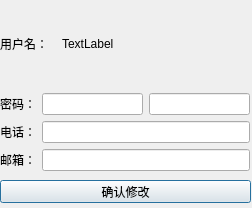
<?xml version="1.0" encoding="UTF-8"?>
<ui version="4.0">
 <class>Changeuserinfor</class>
 <widget class="QDialog" name="Changeuserinfor">
  <property name="geometry">
   <rect>
    <x>0</x>
    <y>0</y>
    <width>252</width>
    <height>208</height>
   </rect>
  </property>
  <property name="windowTitle">
   <string>修改用户信息</string>
  </property>
  <widget class="QPushButton" name="pushButton">
   <property name="geometry">
    <rect>
     <x>0</x>
     <y>180</y>
     <width>251</width>
     <height>23</height>
    </rect>
   </property>
   <property name="text">
    <string>确认修改</string>
   </property>
  </widget>
  <widget class="QWidget" name="layoutWidget">
   <property name="geometry">
    <rect>
     <x>0</x>
     <y>0</y>
     <width>250</width>
     <height>171</height>
    </rect>
   </property>
   <layout class="QVBoxLayout" name="verticalLayout">
    <item>
     <layout class="QHBoxLayout" name="horizontalLayout">
      <property name="spacing">
       <number>0</number>
      </property>
      <property name="leftMargin">
       <number>0</number>
      </property>
      <property name="topMargin">
       <number>0</number>
      </property>
      <property name="rightMargin">
       <number>127</number>
      </property>
      <property name="bottomMargin">
       <number>0</number>
      </property>
      <item>
       <widget class="QLabel" name="label">
        <property name="text">
         <string>用户名：</string>
        </property>
       </widget>
      </item>
      <item>
       <widget class="QLabel" name="username">
        <property name="text">
         <string>TextLabel</string>
        </property>
       </widget>
      </item>
     </layout>
    </item>
    <item>
     <layout class="QHBoxLayout" name="horizontalLayout_2">
      <item>
       <widget class="QLabel" name="label_2">
        <property name="text">
         <string>密码：</string>
        </property>
       </widget>
      </item>
      <item>
       <widget class="QLineEdit" name="password"/>
      </item>
      <item>
       <widget class="QLineEdit" name="pass"/>
      </item>
     </layout>
    </item>
    <item>
     <layout class="QHBoxLayout" name="horizontalLayout_3">
      <item>
       <widget class="QLabel" name="label_3">
        <property name="text">
         <string>电话：</string>
        </property>
       </widget>
      </item>
      <item>
       <widget class="QLineEdit" name="Phone"/>
      </item>
     </layout>
    </item>
    <item>
     <layout class="QHBoxLayout" name="horizontalLayout_4">
      <item>
       <widget class="QLabel" name="label_4">
        <property name="text">
         <string>邮箱：</string>
        </property>
       </widget>
      </item>
      <item>
       <widget class="QLineEdit" name="Email"/>
      </item>
     </layout>
    </item>
   </layout>
  </widget>
 </widget>
 <resources/>
 <connections/>
</ui>
